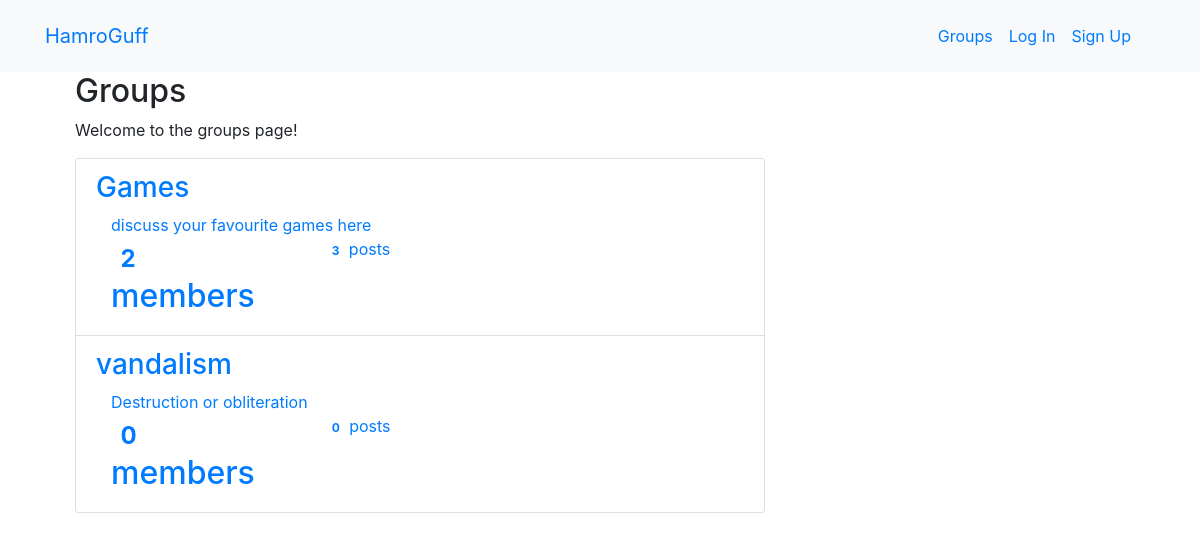
The app's page /groups/ with its own data.
### groups/models.py (models this page shows, shortened)
class Group(models.Model):
    name=models.CharField(max_length=255,unique=True)
    slug=models.SlugField(allow_unicode=True,unique=True)
    description=models.TextField(blank=True,default='')
    description_html=models.TextField(editable=False,blank=True,default='')
    members=models.ManyToManyField(User,through='GroupMember')
    class Meta:
        ordering=['name']

### groups/views.py (the view)
# urls.py: path('',views.ListGroups.as_view(),name='all'),
class ListGroups(generic.ListView):
    model=Group

### groups/templates/groups/group_list.html (shortened to what this page needs)
<!DOCTYPE html>
{%extends 'groups/group_base.html'%}
{%block pregroup%}
<div class="col-md-4">
  <div class="content">
    <h2>Groups</h2>
    <p>Welcome to the groups page!</p>
  </div>
</div>
{%endblock%}
{% block group_content %}
<div class="col-md-8">
    <div class="list-group">
        {% for group in object_list %}
            <a class="list-group-item" href="{% url 'groups:single' slug=group.slug %}">
                <h3 class="title list-group-item-heading">{{group.name}}</h3>
                <div class="list-group-item-text container-fluid">
                    {{group.description|safe}}
                    <div class="row">
                        <div class="col-md-4">
                            <h2><span class="badge">{{group.members.count}}</span> member{{group.members.count|pluralize}}</h2>
                        </div>
                        <div class="col-md-4">
                            <span class="badge">{{group.posts.count}}</span> post{{group.posts.count|pluralize}}
                        </div>
                    </div>
                </div>
            </a>
        {% endfor %}
    </div>
</div>
{% endblock %}

### records on screen
Group: name "Games", description "discuss your favourite games here", members.count "2", posts.count "3"
Group: name "vandalism", description "Destruction or obliteration", members.count "0", posts.count "0"
